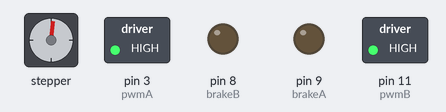
Recording of a sketch running on a simulated Arduino Uno, built with avr-gcc and run on an emulated ATmega328P. Parts: stepper motor, switched loads named in the sketch (green lamp = pin HIGH), output pins drawn as LEDs (lit = HIGH). Stepper angles assume 200 steps per turn.

Above: at 0.15 s.
At 9.82 s:
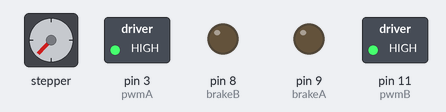
At 19.8 s:
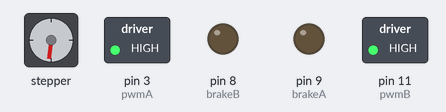
At 39.75 s:
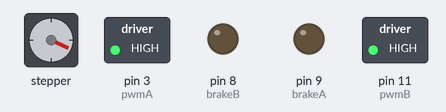
Timing chart, 0 to 40.0 s (numbered marks = the images above):
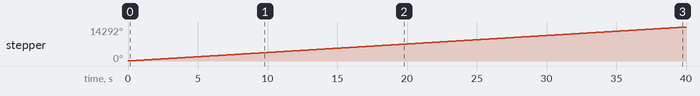

Measured:
- by itself, stepper: keeps turning clockwise at about 357°/s

The sketch:

Main.ino.ino
```cpp
/* Example sketch to control a stepper motor with Arduino Motor Shield Rev3, Arduino UNO and Stepper.h library. More info: https://www.makerguides.com */
// Include the Stepper library:
#include <Stepper.h>
// Define number of steps per revolution:
const int stepsPerRevolution = 200;
// Give the motor control pins names:
#define pwmA 3
#define pwmB 11
#define brakeA 9
#define brakeB 8
#define dirA 12
#define dirB 13
// Initialize the stepper library on the motor shield:
Stepper myStepper = Stepper(stepsPerRevolution, dirA, dirB);
void setup() {
  // Set the PWM and brake pins so that the direction pins can be used to control the motor:
  pinMode(pwmA, OUTPUT);
  pinMode(pwmB, OUTPUT);
  pinMode(brakeA, OUTPUT);
  pinMode(brakeB, OUTPUT);
  digitalWrite(pwmA, HIGH);
  digitalWrite(pwmB, HIGH);
  digitalWrite(brakeA, LOW);
  digitalWrite(brakeB, LOW);
  // Set the motor speed (RPMs):
  myStepper.setSpeed(60);
}
void loop() {
  // Step one revolution in one direction:
  myStepper.step(10000);
  delay(2000);
  //Step on revolution in the other direction:
  myStepper.step(-200);
  delay(2000);
}

// eof
```
